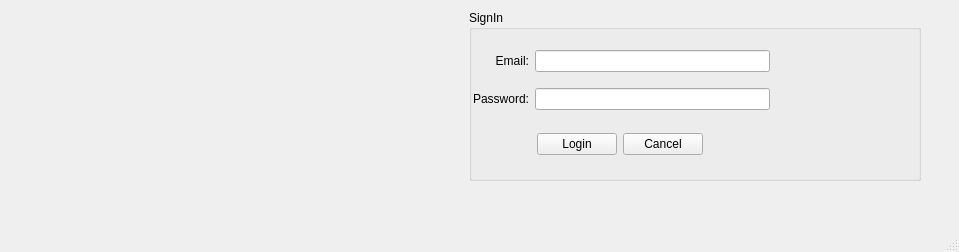
<?xml version="1.0" encoding="UTF-8"?>
<ui version="4.0">
 <class>LoginWindow</class>
 <widget class="QMainWindow" name="LoginWindow">
  <property name="geometry">
   <rect>
    <x>0</x>
    <y>0</y>
    <width>959</width>
    <height>252</height>
   </rect>
  </property>
  <property name="windowTitle">
   <string>Login</string>
  </property>
  <widget class="QWidget" name="centralwidget">
   <widget class="QWidget" name="">
    <property name="geometry">
     <rect>
      <x>10</x>
      <y>10</y>
      <width>911</width>
      <height>171</height>
     </rect>
    </property>
    <layout class="QHBoxLayout" name="horizontalLayout_2">
     <item>
      <widget class="QLabel" name="LogoField">
       <property name="text">
        <string/>
       </property>
      </widget>
     </item>
     <item>
      <widget class="QGroupBox" name="groupBox">
       <property name="title">
        <string>SignIn</string>
       </property>
       <widget class="QWidget" name="gridLayoutWidget">
        <property name="geometry">
         <rect>
          <x>0</x>
          <y>30</y>
          <width>301</width>
          <height>80</height>
         </rect>
        </property>
        <layout class="QGridLayout" name="gridLayout">
         <item row="0" column="1">
          <widget class="QLineEdit" name="EmailInput"/>
         </item>
         <item row="1" column="1">
          <widget class="QLineEdit" name="PasswordInput"/>
         </item>
         <item row="0" column="0">
          <widget class="QLabel" name="EmailLabel">
           <property name="text">
            <string>Email:</string>
           </property>
           <property name="alignment">
            <set>Qt::AlignRight|Qt::AlignTrailing|Qt::AlignVCenter</set>
           </property>
          </widget>
         </item>
         <item row="1" column="0">
          <widget class="QLabel" name="PasswordLabel">
           <property name="text">
            <string> Password:</string>
           </property>
           <property name="alignment">
            <set>Qt::AlignRight|Qt::AlignTrailing|Qt::AlignVCenter</set>
           </property>
          </widget>
         </item>
        </layout>
       </widget>
       <widget class="QWidget" name="">
        <property name="geometry">
         <rect>
          <x>0</x>
          <y>120</y>
          <width>301</width>
          <height>29</height>
         </rect>
        </property>
        <layout class="QHBoxLayout" name="horizontalLayout">
         <item>
          <spacer name="horizontalSpacer">
           <property name="orientation">
            <enum>Qt::Horizontal</enum>
           </property>
           <property name="sizeHint" stdset="0">
            <size>
             <width>40</width>
             <height>20</height>
            </size>
           </property>
          </spacer>
         </item>
         <item>
          <layout class="QHBoxLayout" name="horizontalLayout_3">
           <item>
            <widget class="QPushButton" name="LoginButton">
             <property name="text">
              <string>Login</string>
             </property>
            </widget>
           </item>
           <item>
            <widget class="QPushButton" name="CancelButton">
             <property name="text">
              <string>Cancel</string>
             </property>
            </widget>
           </item>
          </layout>
         </item>
         <item>
          <spacer name="horizontalSpacer_2">
           <property name="orientation">
            <enum>Qt::Horizontal</enum>
           </property>
           <property name="sizeHint" stdset="0">
            <size>
             <width>40</width>
             <height>20</height>
            </size>
           </property>
          </spacer>
         </item>
        </layout>
       </widget>
      </widget>
     </item>
    </layout>
   </widget>
   <widget class="QWidget" name="">
    <property name="geometry">
     <rect>
      <x>10</x>
      <y>190</y>
      <width>911</width>
      <height>22</height>
     </rect>
    </property>
    <layout class="QHBoxLayout" name="horizontalLayout_4">
     <item>
      <spacer name="horizontalSpacer_3">
       <property name="orientation">
        <enum>Qt::Horizontal</enum>
       </property>
       <property name="sizeHint" stdset="0">
        <size>
         <width>40</width>
         <height>20</height>
        </size>
       </property>
      </spacer>
     </item>
     <item>
      <widget class="QLabel" name="MessageField">
       <property name="text">
        <string/>
       </property>
      </widget>
     </item>
     <item>
      <spacer name="horizontalSpacer_4">
       <property name="orientation">
        <enum>Qt::Horizontal</enum>
       </property>
       <property name="sizeHint" stdset="0">
        <size>
         <width>40</width>
         <height>20</height>
        </size>
       </property>
      </spacer>
     </item>
    </layout>
   </widget>
  </widget>
  <widget class="QMenuBar" name="menubar">
   <property name="geometry">
    <rect>
     <x>0</x>
     <y>0</y>
     <width>959</width>
     <height>22</height>
    </rect>
   </property>
  </widget>
  <widget class="QStatusBar" name="statusbar"/>
 </widget>
 <resources/>
 <connections/>
</ui>
